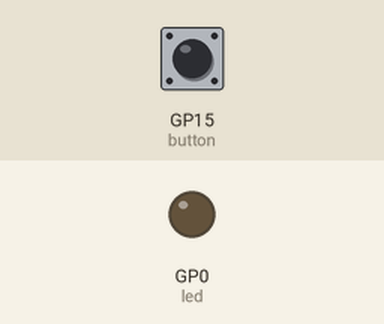
The program below on a simulated Raspberry Pi Pico running MicroPython. On the bench: output pins drawn as LEDs (lit = HIGH). The test bench sets the inputs (shaded band); at power-on: GP15 (button) HIGH.

Above: at 1.2 s.
1.3 s: GP15 (button) pulled LOW for 0.15 s
At 1.37 s:
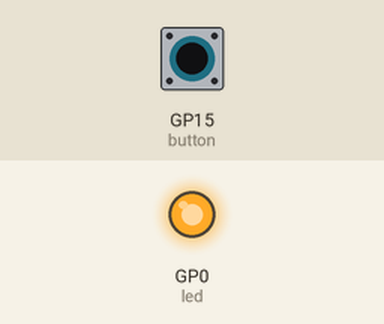
2.9 s: GP15 (button) pulled LOW for 3.2 s
At 7.5 s:
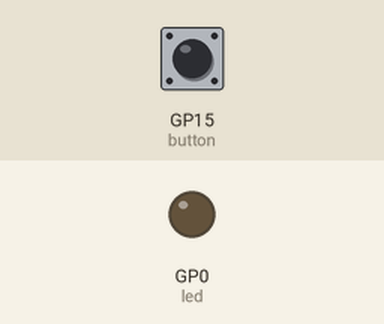
Timing chart, 0 to 9.0 s (numbered marks = the images above; inputs shaded):
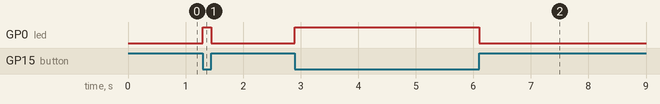

The program:

LED_pushbutton.py
```python
from machine import Pin

# Define LED and Button pins
led = Pin(0, Pin.OUT)  # LED connected to GPIO 2
button = Pin(15, Pin.IN, Pin.PULL_UP)  # Button connected to GPIO 15 with pull-up resistor

while True:
    if not button.value():  # Button pressed (value is LOW)
        led.on()  # Turn LED on
    else:
        led.off()  # Turn LED off
```

Measured:
- after the input at 1.3 s, GP0 (led): LOW → HIGH at once, → LOW 0.15 s later
- after the input at 2.9 s, GP0 (led): LOW → HIGH at once, → LOW 3.2 s later
